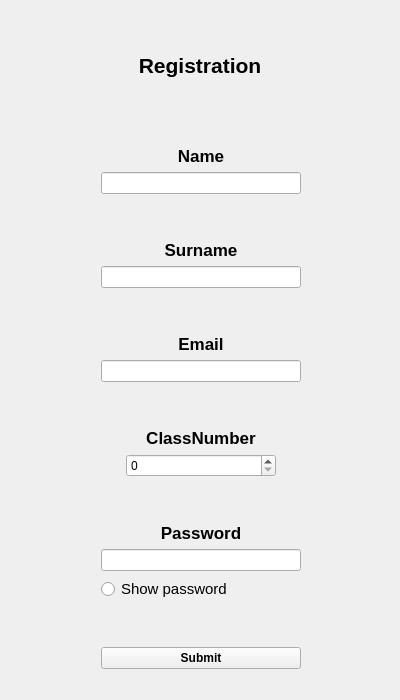
<?xml version="1.0" encoding="UTF-8"?>
<ui version="4.0">
 <class>Registration</class>
 <widget class="QWidget" name="Registration">
  <property name="geometry">
   <rect>
    <x>0</x>
    <y>0</y>
    <width>400</width>
    <height>700</height>
   </rect>
  </property>
  <property name="minimumSize">
   <size>
    <width>400</width>
    <height>700</height>
   </size>
  </property>
  <property name="maximumSize">
   <size>
    <width>400</width>
    <height>700</height>
   </size>
  </property>
  <property name="windowTitle">
   <string>Form</string>
  </property>
  <layout class="QVBoxLayout" name="verticalLayout_7" stretch="2,1,1,1,1,1,3">
   <item>
    <layout class="QVBoxLayout" name="verticalLayout_6">
     <item>
      <widget class="QLabel" name="label">
       <property name="font">
        <font>
         <pointsize>16</pointsize>
         <bold>true</bold>
        </font>
       </property>
       <property name="text">
        <string>Registration</string>
       </property>
       <property name="alignment">
        <set>Qt::AlignCenter</set>
       </property>
      </widget>
     </item>
    </layout>
   </item>
   <item>
    <layout class="QVBoxLayout" name="verticalLayout">
     <property name="leftMargin">
      <number>90</number>
     </property>
     <property name="topMargin">
      <number>20</number>
     </property>
     <property name="bottomMargin">
      <number>20</number>
     </property>
     <item>
      <widget class="QLabel" name="label_2">
       <property name="maximumSize">
        <size>
         <width>200</width>
         <height>16777215</height>
        </size>
       </property>
       <property name="font">
        <font>
         <pointsize>13</pointsize>
         <bold>true</bold>
        </font>
       </property>
       <property name="text">
        <string>Name</string>
       </property>
       <property name="alignment">
        <set>Qt::AlignCenter</set>
       </property>
      </widget>
     </item>
     <item>
      <widget class="QLineEdit" name="lineEdit_Name">
       <property name="maximumSize">
        <size>
         <width>200</width>
         <height>16777215</height>
        </size>
       </property>
      </widget>
     </item>
    </layout>
   </item>
   <item>
    <layout class="QVBoxLayout" name="verticalLayout_2">
     <property name="leftMargin">
      <number>90</number>
     </property>
     <property name="topMargin">
      <number>20</number>
     </property>
     <property name="bottomMargin">
      <number>20</number>
     </property>
     <item>
      <widget class="QLabel" name="label_3">
       <property name="maximumSize">
        <size>
         <width>200</width>
         <height>16777215</height>
        </size>
       </property>
       <property name="font">
        <font>
         <pointsize>13</pointsize>
         <bold>true</bold>
        </font>
       </property>
       <property name="text">
        <string>Surname</string>
       </property>
       <property name="alignment">
        <set>Qt::AlignCenter</set>
       </property>
      </widget>
     </item>
     <item>
      <widget class="QLineEdit" name="lineEdit_Surname">
       <property name="maximumSize">
        <size>
         <width>200</width>
         <height>16777215</height>
        </size>
       </property>
      </widget>
     </item>
    </layout>
   </item>
   <item>
    <layout class="QVBoxLayout" name="verticalLayout_3">
     <property name="leftMargin">
      <number>90</number>
     </property>
     <property name="topMargin">
      <number>20</number>
     </property>
     <property name="bottomMargin">
      <number>20</number>
     </property>
     <item>
      <widget class="QLabel" name="label_4">
       <property name="maximumSize">
        <size>
         <width>200</width>
         <height>16777215</height>
        </size>
       </property>
       <property name="font">
        <font>
         <pointsize>13</pointsize>
         <bold>true</bold>
        </font>
       </property>
       <property name="text">
        <string>Email</string>
       </property>
       <property name="alignment">
        <set>Qt::AlignCenter</set>
       </property>
      </widget>
     </item>
     <item>
      <widget class="QLineEdit" name="lineEdit_Email">
       <property name="minimumSize">
        <size>
         <width>200</width>
         <height>0</height>
        </size>
       </property>
       <property name="maximumSize">
        <size>
         <width>200</width>
         <height>16777215</height>
        </size>
       </property>
      </widget>
     </item>
    </layout>
   </item>
   <item>
    <layout class="QVBoxLayout" name="verticalLayout_8">
     <property name="leftMargin">
      <number>115</number>
     </property>
     <property name="topMargin">
      <number>20</number>
     </property>
     <property name="rightMargin">
      <number>0</number>
     </property>
     <property name="bottomMargin">
      <number>20</number>
     </property>
     <item>
      <widget class="QLabel" name="label_ClassNumber">
       <property name="maximumSize">
        <size>
         <width>150</width>
         <height>16777215</height>
        </size>
       </property>
       <property name="font">
        <font>
         <pointsize>13</pointsize>
         <bold>true</bold>
        </font>
       </property>
       <property name="text">
        <string>ClassNumber</string>
       </property>
       <property name="alignment">
        <set>Qt::AlignCenter</set>
       </property>
      </widget>
     </item>
     <item>
      <widget class="QSpinBox" name="spinBox_ClassNumber">
       <property name="maximumSize">
        <size>
         <width>150</width>
         <height>16777215</height>
        </size>
       </property>
       <property name="maximum">
        <number>6</number>
       </property>
      </widget>
     </item>
    </layout>
   </item>
   <item>
    <layout class="QVBoxLayout" name="verticalLayout_4">
     <property name="leftMargin">
      <number>90</number>
     </property>
     <property name="topMargin">
      <number>20</number>
     </property>
     <property name="bottomMargin">
      <number>20</number>
     </property>
     <item>
      <widget class="QLabel" name="label_5">
       <property name="maximumSize">
        <size>
         <width>200</width>
         <height>16777215</height>
        </size>
       </property>
       <property name="font">
        <font>
         <pointsize>13</pointsize>
         <bold>true</bold>
        </font>
       </property>
       <property name="text">
        <string>Password</string>
       </property>
       <property name="alignment">
        <set>Qt::AlignCenter</set>
       </property>
      </widget>
     </item>
     <item>
      <widget class="QLineEdit" name="lineEdit_Password">
       <property name="maximumSize">
        <size>
         <width>200</width>
         <height>16777215</height>
        </size>
       </property>
       <property name="echoMode">
        <enum>QLineEdit::Password</enum>
       </property>
      </widget>
     </item>
     <item>
      <widget class="QRadioButton" name="radioButton">
       <property name="maximumSize">
        <size>
         <width>150</width>
         <height>16777215</height>
        </size>
       </property>
       <property name="font">
        <font>
         <pointsize>11</pointsize>
        </font>
       </property>
       <property name="layoutDirection">
        <enum>Qt::LeftToRight</enum>
       </property>
       <property name="text">
        <string>Show password</string>
       </property>
      </widget>
     </item>
    </layout>
   </item>
   <item>
    <layout class="QVBoxLayout" name="verticalLayout_5">
     <property name="leftMargin">
      <number>90</number>
     </property>
     <property name="topMargin">
      <number>20</number>
     </property>
     <property name="bottomMargin">
      <number>20</number>
     </property>
     <item>
      <widget class="QPushButton" name="pushButton">
       <property name="maximumSize">
        <size>
         <width>200</width>
         <height>16777215</height>
        </size>
       </property>
       <property name="font">
        <font>
         <bold>true</bold>
        </font>
       </property>
       <property name="text">
        <string>Submit</string>
       </property>
      </widget>
     </item>
    </layout>
   </item>
  </layout>
 </widget>
 <resources/>
 <connections/>
</ui>
